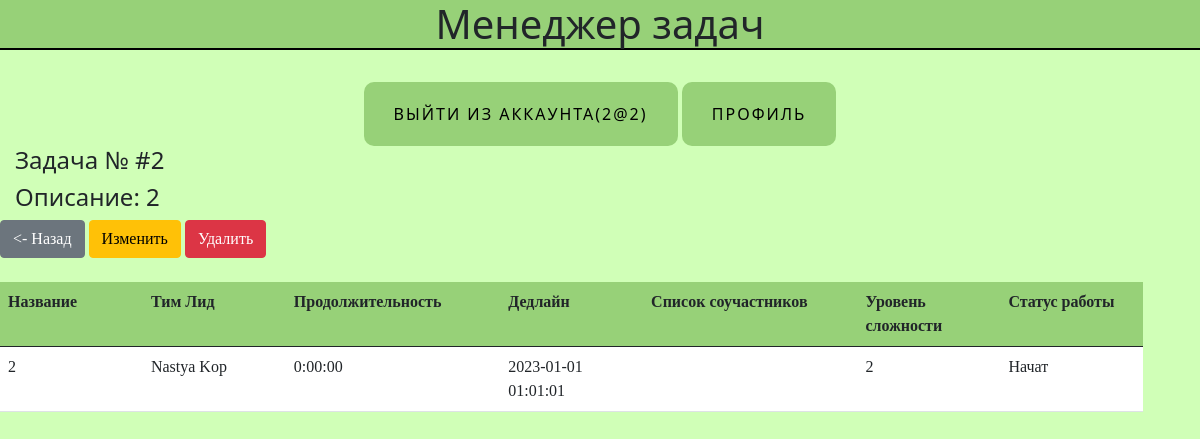
The app's page /job_description/2/2 (signed in), older data.
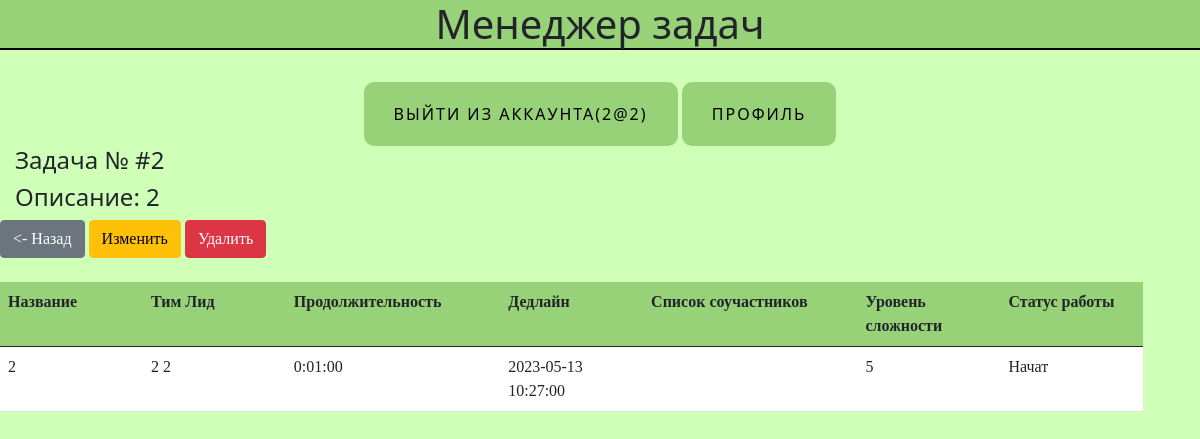
The same page, newer data.
### data/users.py (models this page shows, shortened)
class User(SqlAlchemyBase, UserMixin):
    __tablename__ = "users"
    id = sqlalchemy.Column(sqlalchemy.Integer, primary_key=True, autoincrement=True)
    surname = sqlalchemy.Column(sqlalchemy.String, nullable=True)
    name = sqlalchemy.Column(sqlalchemy.String, nullable=True)
    age = sqlalchemy.Column(sqlalchemy.Integer, nullable=True)
    position = sqlalchemy.Column(sqlalchemy.String, nullable=True)
    speciality = sqlalchemy.Column(sqlalchemy.String, nullable=True)
    address = sqlalchemy.Column(sqlalchemy.String, nullable=True)
    email = sqlalchemy.Column(sqlalchemy.String, nullable=True, unique=True, index=True)
    password_hash = sqlalchemy.Column(sqlalchemy.String, nullable=True)
    modified_date = sqlalchemy.Column(sqlalchemy.DateTime, default=datetime.datetime.now)
    current_room = sqlalchemy.Column(sqlalchemy.Integer, sqlalchemy.ForeignKey('rooms.id'), nullable=True)

### data/jobs.py (models this page shows)
class Jobs(SqlAlchemyBase):
    __tablename__ = "jobs"
    id = sqlalchemy.Column(sqlalchemy.Integer, primary_key=True, autoincrement=True)
    team_leader = sqlalchemy.Column(sqlalchemy.Integer, sqlalchemy.ForeignKey('users.id'), nullable=True)
    job = sqlalchemy.Column(sqlalchemy.String, nullable=True)
    work_size = sqlalchemy.Column(sqlalchemy.Integer, nullable=True)
    collaborators = sqlalchemy.Column(sqlalchemy.String, nullable=True)
    is_finished = sqlalchemy.Column(sqlalchemy.Integer, default=False)
    start_date = sqlalchemy.Column(sqlalchemy.DateTime, default=datetime.datetime.now, nullable=True)
    end_date = sqlalchemy.Column(sqlalchemy.DateTime, default=datetime.datetime.now, nullable=True)
    user = orm.relationship("User")
    intensity_level = orm.relationship("IntensityLevel", secondary="association",  backref="jobs")
    description = sqlalchemy.Column(sqlalchemy.String, nullable=True)

### main.py (the view)
@app.route('/job_description/<int:id>/<int:room_id>')
@login_required
def job_descr(id, room_id):
    dbs = db_session.create_session()
    task = dbs.query(Jobs).filter(Jobs.id == id).first()
    team_lead = dbs.query(User).filter(User.id == task.team_leader).first().email
    current_room = dbs.query(Rooms).filter(Rooms.id == room_id).first()
    team_leadr = dbs.query(User).filter(User.id == current_room.team_leader).first().email
    if str(current_user.email) in [team_lead] + [team_leadr] + task.collaborators.split(","):
        el = dbs.query(Jobs).filter(Jobs.id == id).first()
        title = el.job
        time = el.end_date - el.start_date
        team_leader = f"{el.user.name} {el.user.surname}"
        collaborators = el.collaborators
        isf = job_status_transcriber[int(el.is_finished)]
        lvl = el.intensity_level[-1].level
        job = [title, team_leader, time, collaborators, isf, el.user.id, el.id, lvl, el.description, el.end_date]
        return render_template("job_description.html", crId=current_room.id, job=job, room_id=room_id)
    else:
        return render_template('not_allowed.html', room_id=current_user.current_room, f_pr=True)

### data/db_session.py (called while the page is built)
def create_session() -> Session:
    global __factory
    return __factory()

### main.py (called while the page is built)
@login_manager.user_loader
def load_user(user_id):
    db_sess = db_session.create_session()
    return db_sess.query(User).get(user_id)

### templates/job_description.html
{% extends "base.html" %}
{% block content %}
<h4>Задача № #{{ job[6] }}</h4>
<h4>Описание: {{ job[8] }} </h4>
    <div class="buttons">
        <a href="/alljobs/{{ room_id }}" class="btn btn-secondary"><- Назад</a>
        <a href="/addjob/{{ crId }}/{{ job[6] }}" class="btn btn-warning">Изменить</a>
        <a href="/job_delete/{{ crId }}/{{ job[6] }}" class="btn btn-danger">Удалить</a>
    </div>
    <br/>
    <table class="table">
      <thead class="thead-light">
        <tr class="d-flex">
          <th scope="col" class="col-2" style="background-color: #97D178">Название</th>
          <th scope="col" class="col-2" style="background-color: #97D178">Тим Лид</th>
          <th scope="col" class="col-3" style="background-color: #97D178">Продолжительность</th>
          <th scope="col" class="col-2" style="background-color: #97D178">Дедлайн</th>
          <th scope="col" class="col-3" style="background-color: #97D178">Список соучастников</th>
          <th scope="col" class="col-2" style="background-color: #97D178">Уровень сложности</th>
          <th scope="col" class="col-2" style="background-color: #97D178">Статус работы</th>
        </tr>
      </thead>
      <tbody>
        <tr class="d-flex">
          <td class="col-2" style="background-color: white">{{ job[0] }}</td>
          <td class="col-2" style="background-color: white">{{ job[1] }}</td>
          <td class="col-3" style="background-color: white">{{ job[2] }}</td>
          <td class="col-2" style="background-color: white">{{ job[9] }}</td>
          <td class="col-3" style="background-color: white">{{ job[3] }}</td>
          <td class="col-2" style="background-color: white">{{ job[7] }}</td>
          <td class="col-2" style="background-color: white">{{ job[4] }}</td>
        </tr>
      </tbody>
    </table>
{% endblock %}

### templates/base.html (shortened to what this page needs)
<!DOCTYPE html>
<html lang="en">
<head>
    <link rel="stylesheet"
                    href="https://cdn.jsdelivr.net/npm/bootstrap@5.0.0-beta1/dist/css/bootstrap.min.css"
>
    <link rel="stylesheet" type="text/css" href="{{ url_for('static', filename='style/style.css') }}" />
    </head>
    <body>
        <h1 id = 'titles'>Менеджер задач</h1>
        <br>
        <nav><a>
            {% if current_user.is_authenticated %}
                <aside><a class="name_btn" href="/logout">выйти из аккаунта({{ current_user.email }})</a>
                <a class="name_btn" href="/profile">Профиль</a></aside>
            {% endif %}
        </a></nav>
         {% block content %}
         {% endblock content %}
    </body>
</html>

### static/style/style.css (style rules this page uses)
body { background-color: #D0FFB7; }
#titles { border-bottom: 2px solid black; background-color: #97D178; }
h2, div, .buttons, table { font-family: cursive; display: block; }
h1, h2, aside { text-align: center; }
h4 { margin-left: 15px; }
.name_btn { text-decoration: none; display: inline-block; color: black; padding: 20px 30px; border-radius: 10px; text-transform: uppercase; letter-spacing: 2px; background-color: #97D178; background-size: 200% auto; transition: .3s; }

Row changes from the older to the newer data that the page shows:
changed Jobs: end_date "2023-01-01 01:01:01" → "2023-05-13 10:27:00"
Text that changed along with them:
{{ job[1] }}: "Nastya Kop" → "2 2"
{{ job[2] }}: "0:00:00" → "0:01:00"
{{ job[7] }}: "2" → "5"
